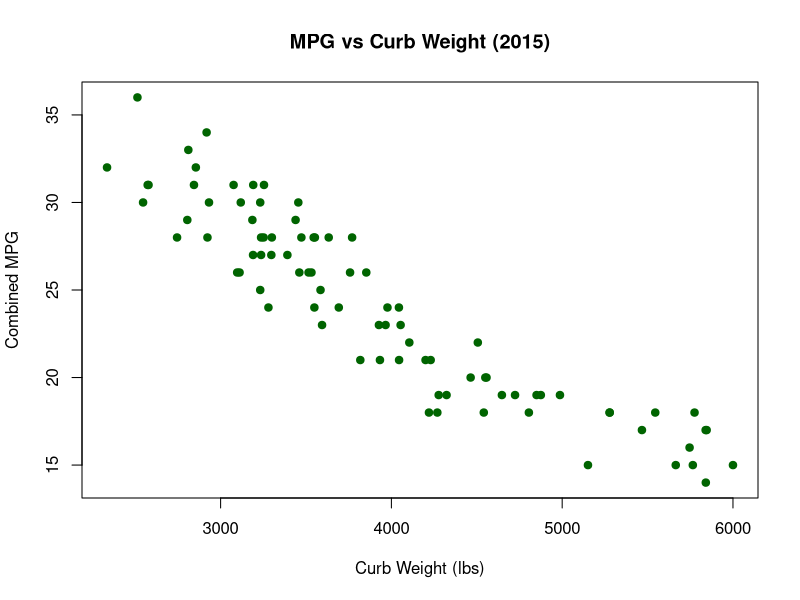
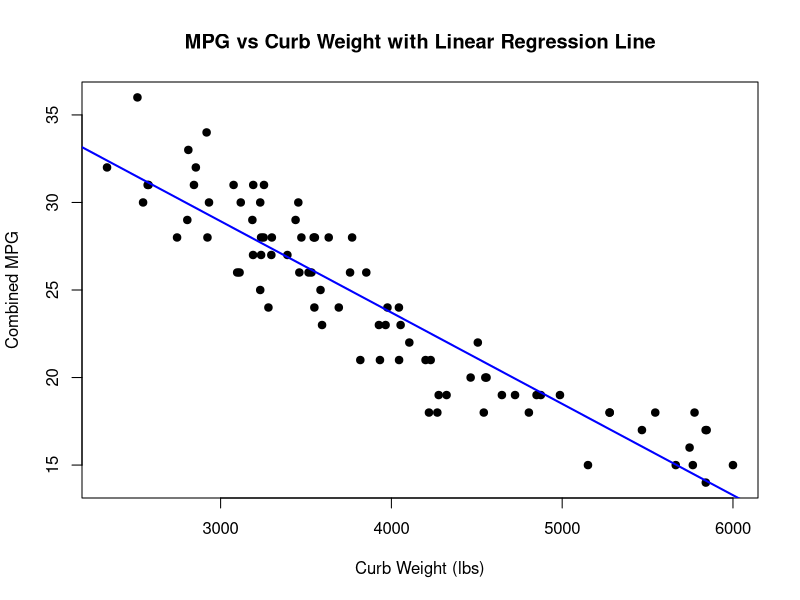

Generate these figures, in order, with R:
## ---- chunk 1
mpgdata <- read.csv("Activity7CarData2015.csv")
## ---- chunk 2

# code for part (a)

# saving the plot
# png("C:/GitHub/StatisticsInR/wk_15/plots/mpg_vs_weight.png", width = 800, height = 600)

# combined mpg vs weight
plot(mpgdata$CURB.WEIGHT.2015, mpgdata$COMBINED.MPG.2015,
     main = "MPG vs Curb Weight (2015)",
     xlab = "Curb Weight (lbs)",
     ylab = "Combined MPG",
     pch = 19, col = "darkgreen")

# saving the plot
# dev.off()


## ---- chunk 3

# fitting the linear regression model
model <- lm(COMBINED.MPG.2015 ~ CURB.WEIGHT.2015, data = mpgdata)

# saving the plot
# png("C:/GitHub/StatisticsInR/wk_15/plots/mpg_vs_weight_regression.png", width = 800, height = 600)

# producing a new scatter plot
plot(mpgdata$CURB.WEIGHT.2015, mpgdata$COMBINED.MPG.2015,
    main = "MPG vs Curb Weight with Linear Regression Line",
    xlab = "Curb Weight (lbs)",
    ylab = "Combined MPG",
    pch=19
)

# adding the regression line
abline(model, col='blue', lwd=2)

# closing the device
# dev.off()

# obtaining summary of the model
summary(model)


## ---- chunk 4

# fetching the data
honda_crv = mpgdata[mpgdata$MAKE == 'Honda'  & mpgdata$MODEL == "CR-V",]

# retrieving the actual and predicted MPG
actual_mpg <- honda_crv$COMBINED.MPG.2015
predicted_mpg <- predict(model, newdata = honda_crv)

# calculating the residual
residual_value <- actual_mpg - predicted_mpg
print(residual_value)


## ---- chunk 5
# code for part (g)

# finding the confidence interval
confint(model)


